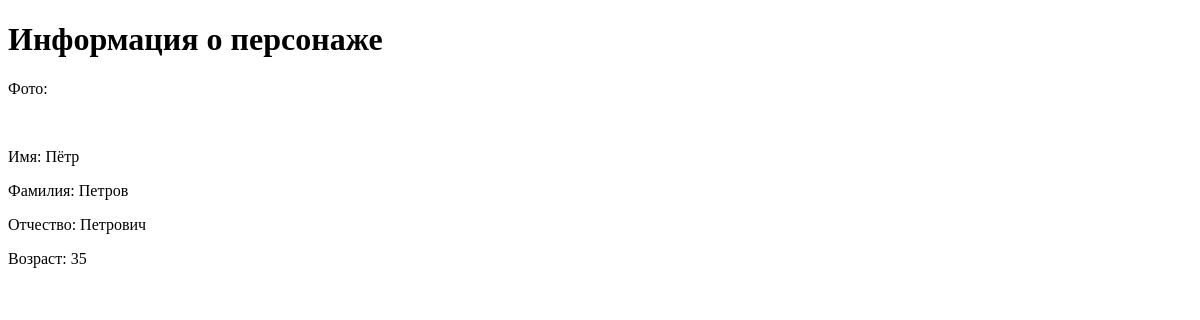
Page /character_model/character/petr/ on the earlier database version.
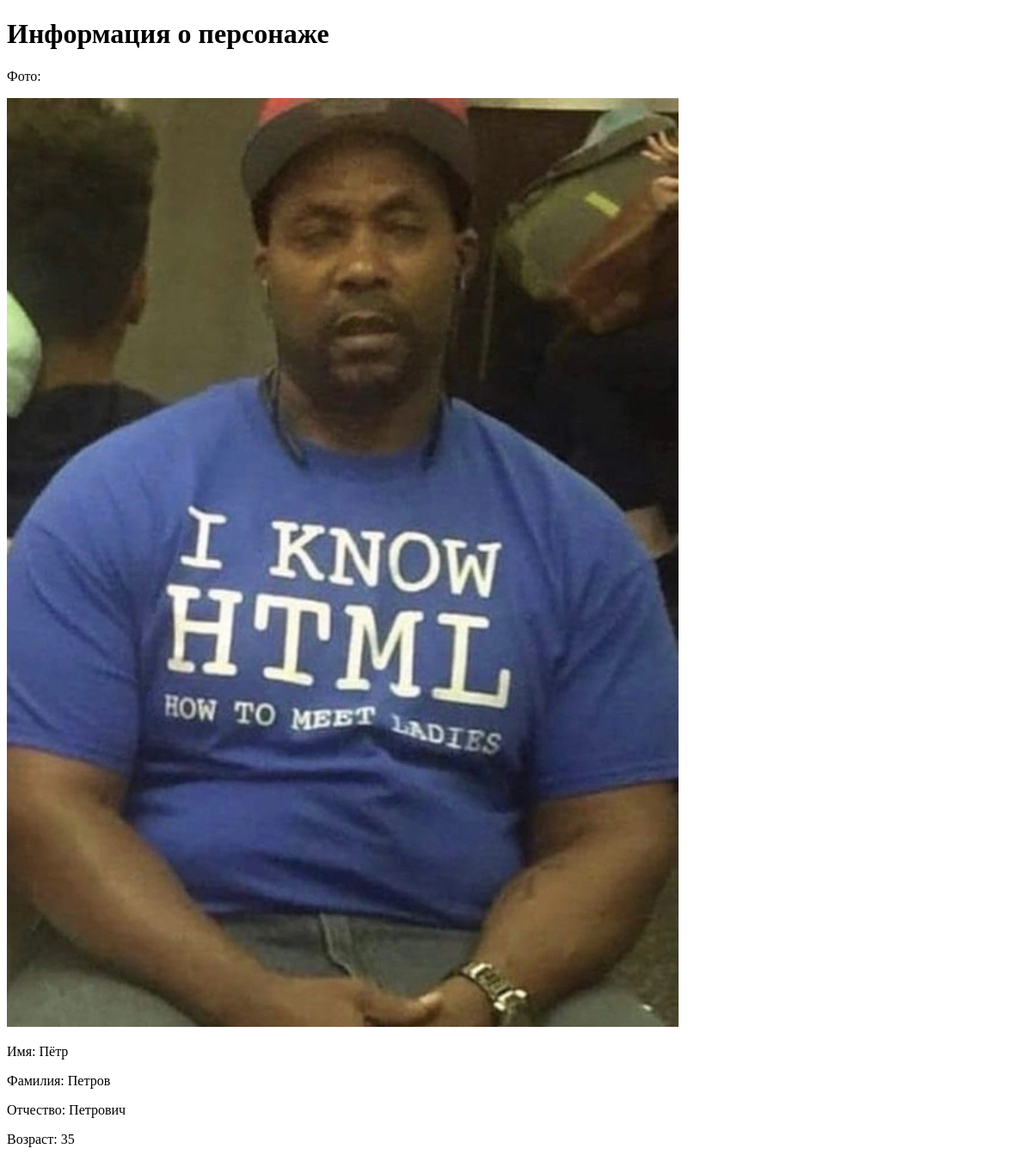
Same page on the later database version.
### voting/models.py (models this page shows, shortened)
class Character(models.Model):
    first_name = models.CharField(max_length=255, verbose_name='Имя персонажа')
    second_name = models.CharField(max_length=255, verbose_name='Фамилия персонажа')
    last_name = models.CharField(max_length=255, verbose_name='Отчество персонажа')
    slug = models.SlugField(unique=True)
    age = models.PositiveSmallIntegerField(default=1, verbose_name='Возраст')
    photo = models.ImageField(blank=True, verbose_name='Фотография')
    info = models.TextField(blank=True, verbose_name='Краткая биография')

### voting/views.py (the view)
# urls.py: path('character_model/<str:ct_model>/<str:slug>/', CharacterDetailView.as_view(), name='character_info'),
class CharacterDetailView(DetailView):
    CT_MODEL_MODEL_CLASS = {
        'character': Character
    }
    def dispatch(self, request, *args, **kwargs):
        self.model = self.CT_MODEL_MODEL_CLASS[kwargs['ct_model']]
        self.queryset = self.model._base_manager.all()
        return super().dispatch(request, *args, **kwargs)
    context_object_name = 'character_model'
    template_name = 'character_info.html'
    slug_url_kwarg = 'slug'

### voting/templates/character_info.html (shortened to what this page needs)
<!DOCTYPE html>
<html lang="ru">
<head>
</head>
<body>
    <h1>Информация о персонаже</h1>
    <p>Фото:</p>
    <img src="{{character_model.photo}}">
    <p>Имя: {{character_model.first_name}}</p>
    <p>Фамилия: {{character_model.second_name}}</p>
    <p>Отчество: {{character_model.last_name}}</p>
    <p>Возраст: {{character_model.age}}</p>
</body>
</html>

Differences in the rows shown:
changed Character "Пётр": photo: picture added
